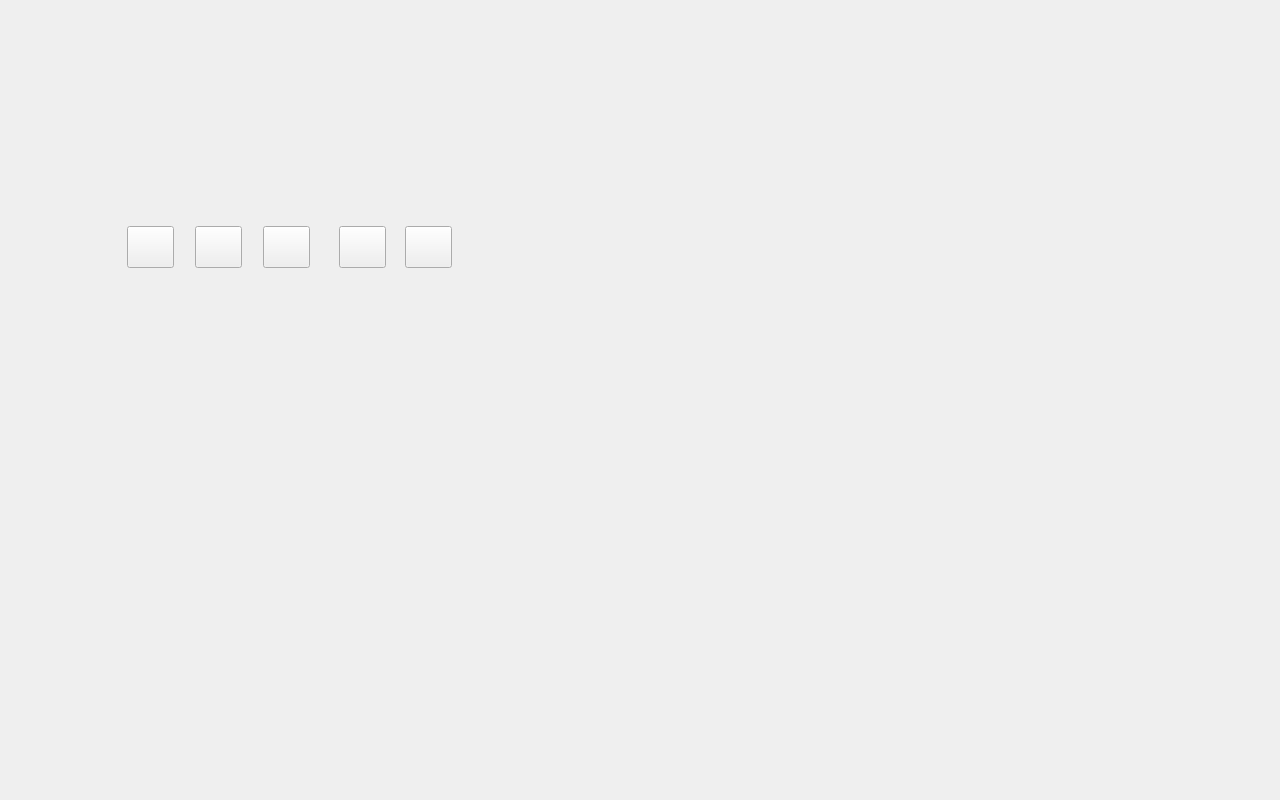
<?xml version="1.0" encoding="UTF-8"?>
<ui version="4.0">
 <class>Dialog</class>
 <widget class="QDialog" name="Dialog">
  <property name="geometry">
   <rect>
    <x>0</x>
    <y>0</y>
    <width>1280</width>
    <height>800</height>
   </rect>
  </property>
  <property name="windowTitle">
   <string>Dialog</string>
  </property>
  <property name="styleSheet">
   <string notr="true">QDialog#Dialog  {
background-image: url(:/BG/setting/setting.jpg);
}

QPushButton#back {
background-color:transparent;
border-image: url(:/Button/setting/back.png);
background: none;
border: none;
background-repeat: none;
}

QPushButton#position {
background-color:transparent;
border-image: url(:/Button/setting/position.png);
background: none;
border: none;
background-repeat: none;
}

QPushButton#time {
background-color:transparent;
border-image: url(:/Button/setting/time.png);
background: none;
border: none;
background-repeat: none;
}

QPushButton#run {
background-color:transparent;
border-image: url(:/Button/setting/run.png);
background: none;
border: none;
background-repeat: none;
}

QPushButton#slide1{
background-color:transparent;
border-image: url(:/Button/main menu/off button.png);
background: none;
border: none;
background-repeat: none;
}

QPushButton#slide1:checked {
border-image: url(:/Button/main menu/on button.png);
}

QPushButton#slide2 {
background-color:transparent;
border-image: url(:/Button/main menu/off button.png);
background: none;
border: none;
background-repeat: none;
}

QPushButton#slide2:checked {
border-image: url(:/Button/main menu/on button.png);
}

QPushButton#slide3 {
background-color:transparent;
border-image: url(:/Button/main menu/off button.png);
background: none;
border: none;
background-repeat: none;
}

QPushButton#slide3:checked {
border-image: url(:/Button/main menu/on button.png);
}

QPushButton#slide4 {
background-color:transparent;
border-image: url(:/Button/main menu/off button.png);
background: none;
border: none;
background-repeat: none;
}

QPushButton#slide4:checked {
border-image: url(:/Button/main menu/on button.png);
}

QPushButton#slide5 {
background-color:transparent;
border-image: url(:/Button/main menu/off button.png);
background: none;
border: none;
background-repeat: none;
}

QPushButton#slide5:checked {
border-image: url(:/Button/main menu/on button.png);
}

QPushButton#slide6 {
background-color:transparent;
border-image: url(:/Button/main menu/off button.png);
background: none;
border: none;
background-repeat: none;
}

QPushButton#slide6:checked {
border-image: url(:/Button/main menu/on button.png);
}

QPushButton#slide7 {
background-color:transparent;
border-image: url(:/Button/main menu/off button.png);
background: none;
border: none;
background-repeat: none;
}

QPushButton#slide7:checked {
border-image: url(:/Button/main menu/on button.png);
}

QPushButton#slide8 {
background-color:transparent;
border-image: url(:/Button/main menu/off button.png);
background: none;
border: none;
background-repeat: none;
}

QPushButton#slide8:checked {
border-image: url(:/Button/main menu/on button.png);
}

QPushButton#slide9 {
background-color:transparent;
border-image: url(:/Button/main menu/off button.png);
background: none;
border: none;
background-repeat: none;
}

QPushButton#slide9:checked {
border-image: url(:/Button/main menu/on button.png);
}

QLabel#x{	
	font: 18pt &quot;MS Shell Dlg 2&quot;;
}
QLabel#y{
	font: 18pt &quot;MS Shell Dlg 2&quot;;
}
QLabel#z{
	font: 18pt &quot;MS Shell Dlg 2&quot;;
}
QLabel#heater{
	font: 18pt &quot;MS Shell Dlg 2&quot;;
}
QLabel#cylinder{
	font: 18pt &quot;MS Shell Dlg 2&quot;;
}</string>
  </property>
  <widget class="QPushButton" name="back">
   <property name="geometry">
    <rect>
     <x>612</x>
     <y>606</y>
     <width>700</width>
     <height>200</height>
    </rect>
   </property>
   <property name="text">
    <string/>
   </property>
  </widget>
  <widget class="QPushButton" name="position">
   <property name="geometry">
    <rect>
     <x>660</x>
     <y>110</y>
     <width>441</width>
     <height>221</height>
    </rect>
   </property>
   <property name="text">
    <string/>
   </property>
  </widget>
  <widget class="QPushButton" name="time">
   <property name="geometry">
    <rect>
     <x>830</x>
     <y>310</y>
     <width>441</width>
     <height>221</height>
    </rect>
   </property>
   <property name="text">
    <string/>
   </property>
  </widget>
  <widget class="QPushButton" name="run">
   <property name="geometry">
    <rect>
     <x>650</x>
     <y>510</y>
     <width>441</width>
     <height>221</height>
    </rect>
   </property>
   <property name="text">
    <string/>
   </property>
  </widget>
  <widget class="QPushButton" name="slide1">
   <property name="geometry">
    <rect>
     <x>200</x>
     <y>340</y>
     <width>81</width>
     <height>51</height>
    </rect>
   </property>
   <property name="text">
    <string/>
   </property>
  </widget>
  <widget class="QPushButton" name="slide2">
   <property name="geometry">
    <rect>
     <x>200</x>
     <y>380</y>
     <width>81</width>
     <height>51</height>
    </rect>
   </property>
   <property name="text">
    <string/>
   </property>
  </widget>
  <widget class="QPushButton" name="slide3">
   <property name="geometry">
    <rect>
     <x>200</x>
     <y>420</y>
     <width>81</width>
     <height>51</height>
    </rect>
   </property>
   <property name="text">
    <string/>
   </property>
   <property name="checkable">
    <bool>true</bool>
   </property>
  </widget>
  <widget class="QPushButton" name="slide4">
   <property name="geometry">
    <rect>
     <x>200</x>
     <y>460</y>
     <width>81</width>
     <height>51</height>
    </rect>
   </property>
   <property name="text">
    <string/>
   </property>
   <property name="checkable">
    <bool>true</bool>
   </property>
  </widget>
  <widget class="QPushButton" name="slide5">
   <property name="geometry">
    <rect>
     <x>200</x>
     <y>500</y>
     <width>81</width>
     <height>51</height>
    </rect>
   </property>
   <property name="text">
    <string/>
   </property>
   <property name="checkable">
    <bool>true</bool>
   </property>
  </widget>
  <widget class="QPushButton" name="slide6">
   <property name="geometry">
    <rect>
     <x>200</x>
     <y>540</y>
     <width>81</width>
     <height>51</height>
    </rect>
   </property>
   <property name="text">
    <string/>
   </property>
   <property name="checkable">
    <bool>true</bool>
   </property>
  </widget>
  <widget class="QPushButton" name="slide7">
   <property name="geometry">
    <rect>
     <x>200</x>
     <y>580</y>
     <width>81</width>
     <height>51</height>
    </rect>
   </property>
   <property name="text">
    <string/>
   </property>
   <property name="checkable">
    <bool>true</bool>
   </property>
  </widget>
  <widget class="QPushButton" name="slide8">
   <property name="geometry">
    <rect>
     <x>370</x>
     <y>340</y>
     <width>81</width>
     <height>51</height>
    </rect>
   </property>
   <property name="text">
    <string/>
   </property>
   <property name="checkable">
    <bool>true</bool>
   </property>
  </widget>
  <widget class="QPushButton" name="slide9">
   <property name="geometry">
    <rect>
     <x>370</x>
     <y>380</y>
     <width>81</width>
     <height>51</height>
    </rect>
   </property>
   <property name="text">
    <string/>
   </property>
   <property name="checkable">
    <bool>true</bool>
   </property>
  </widget>
  <widget class="QPushButton" name="x">
   <property name="geometry">
    <rect>
     <x>127</x>
     <y>226</y>
     <width>47</width>
     <height>42</height>
    </rect>
   </property>
   <property name="text">
    <string/>
   </property>
  </widget>
  <widget class="QPushButton" name="y">
   <property name="geometry">
    <rect>
     <x>195</x>
     <y>226</y>
     <width>47</width>
     <height>42</height>
    </rect>
   </property>
   <property name="text">
    <string/>
   </property>
  </widget>
  <widget class="QPushButton" name="z">
   <property name="geometry">
    <rect>
     <x>263</x>
     <y>226</y>
     <width>47</width>
     <height>42</height>
    </rect>
   </property>
   <property name="text">
    <string/>
   </property>
  </widget>
  <widget class="QPushButton" name="heater">
   <property name="geometry">
    <rect>
     <x>339</x>
     <y>226</y>
     <width>47</width>
     <height>42</height>
    </rect>
   </property>
   <property name="text">
    <string/>
   </property>
  </widget>
  <widget class="QPushButton" name="cylinder">
   <property name="geometry">
    <rect>
     <x>405</x>
     <y>226</y>
     <width>47</width>
     <height>42</height>
    </rect>
   </property>
   <property name="text">
    <string/>
   </property>
  </widget>
 </widget>
 <resources/>
 <connections/>
</ui>
